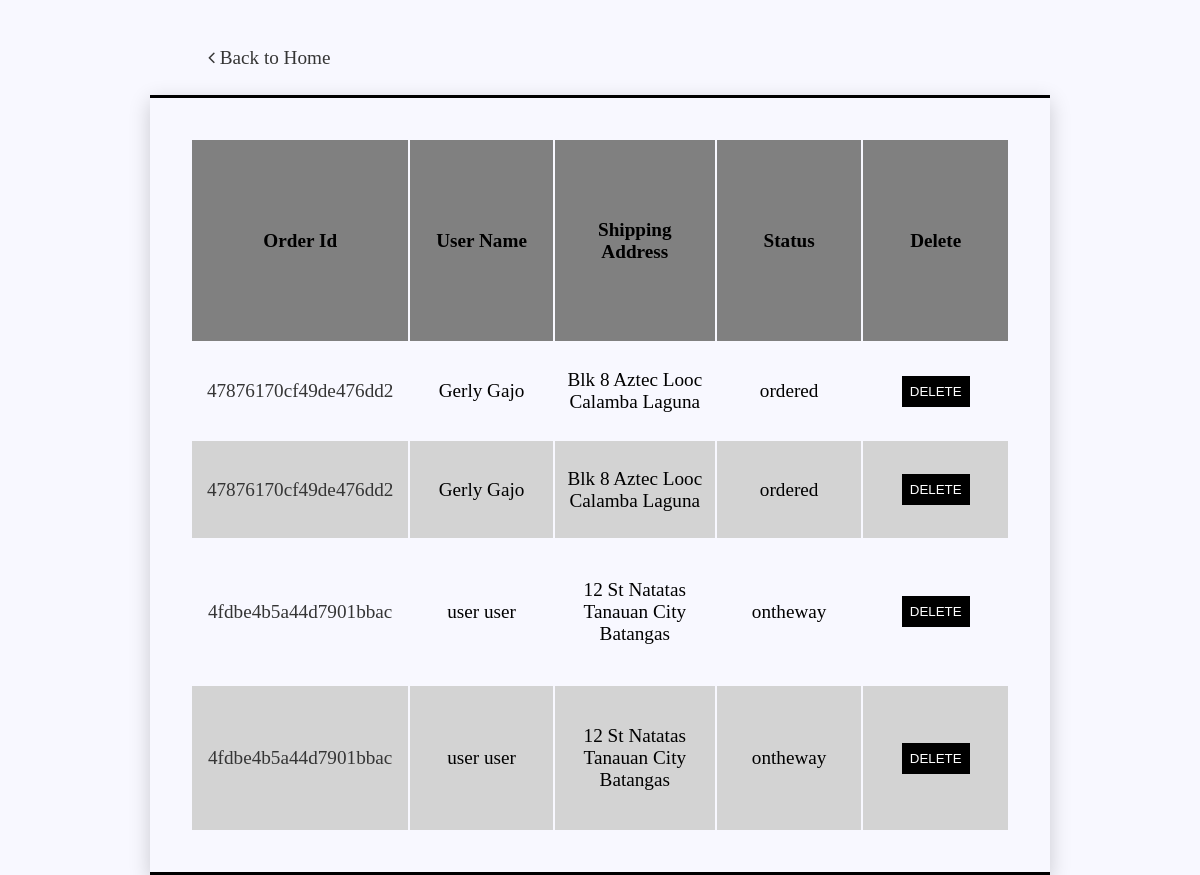
The page /admin/orders.php on the database its author committed.
### tables this page shows
CREATE TABLE `orders` (
  `id` int(11) NOT NULL,
  `transaction_id` varchar(255) NOT NULL,
  `user_id` int(11) NOT NULL,
  `product_id` int(11) NOT NULL,
  `quantity` int(11) NOT NULL,
  `status` varchar(255) NOT NULL DEFAULT 'ordered',
  `grand_total` float(9,2) NOT NULL
);

### admin/orders.php (the view, shortened to what this page needs)
<?php
require '../functions.php';
      $queryItems = "SELECT o.*,
                    CONCAT(u.fname, ' ', u.lname) AS name,
                    CONCAT(u.house_number, ' ', u.street, ' ', u.brgy, ' ', u.city, ' ', u.province) AS address
                    FROM orders AS o join users AS u ON o.user_id = u.id";
      $sqlItem = mysqli_query($db, $queryItems);
      $orders = mysqli_fetch_all($sqlItem, MYSQLI_ASSOC);
?>
<!DOCTYPE html>
<html lang="en">
<head>
    <link rel="stylesheet" type="text/css" href="admin_style.css">
    <link rel="stylesheet" href="https://cdnjs.cloudflare.com/ajax/libs/font-awesome/4.7.0/css/font-awesome.min.css">
</head>
<body>
<li><a href="home.php" class="fa fa-angle-left"> Back to Home</a> </li>
    <div class="main">
        <table class="read-main">
            <tr>
                <th>Order Id</th>
                <th>User Name</th>
                <th>Shipping Address</th>
                <th>Status</th>
                <th>Delete</th>
            </tr>
            <?php foreach($orders as $order):?>
            <tr>
                <td><a href="/final/admin/singleorder.php?user_id=<?php echo $order['user_id']?>&transaction_id=<?php echo $order['transaction_id']?>"><?php echo $order['transaction_id']?></a></td>
                <td><?php echo $order['name']?></td>
                <td><?php echo $order['address']?></td>
                <td><?php echo $order['status']?></td>
                <td>
                    <form action="/final/admin/delete_orders.php" method="post">
                        <input type="submit" name="delete" value="DELETE">
                </td>
            </tr>
            <?php endforeach;?>
        </table>
    </div>
</body>
</html>

### admin/admin_style.css (style rules this page uses)
* { margin: 0px; padding: 0px; }
body { font-size: 120%; background: #F8F8FF; }
a { text-decoration: none; color: #353535; padding: 1vh; border-top: 20vh; }
li { margin-top: 5vh; margin-left: 25vh; list-style: none; }
.main .read-main { grid-row: 2/3; box-shadow: 0 6px 20px 0 rgba(0, 0, 0, 0.19); border-top: 3px solid rgb(0, 0, 0); border-bottom: 3px solid rgb(0, 0, 0); border-left: none; border-right: none; padding: 5vh; width: 75%; }
.main .read-main tr th { width: 200px; padding: 3vh; background-color:gray; }
.main .read-main tr:nth-child(odd) { background-color:#D3D3D3; }
.main .read-main tr td { text-align: center; }
.main .read-main tr td input[name="delete"] { background-color: rgb(0, 0, 0); color: white; border:none; padding:1vh; float: center; justify-content: center; }
.main { height: 100vh; display: grid; grid-template-rows: auto 1fr; justify-items: center; row-gap: 20px; }
.main input[type=submit] { text-align: center; }
.main .read-main { grid-row: 2/3; }
.main .read-main tr th { width: 200px; }

### rows shown on the page
orders: transaction "47876170cf49de476dd2", name "Gerly Gajo", address "Blk 8 Aztec Looc Calamba Laguna", status "ordered"
orders: transaction "47876170cf49de476dd2", name "Gerly Gajo", address "Blk 8 Aztec Looc Calamba Laguna", status "ordered"
orders: transaction "4fdbe4b5a44d7901bbac", name "user user", address "12 St Natatas Tanauan City Batangas", status "ontheway"
orders: transaction "4fdbe4b5a44d7901bbac", name "user user", address "12 St Natatas Tanauan City Batangas", status "ontheway"
